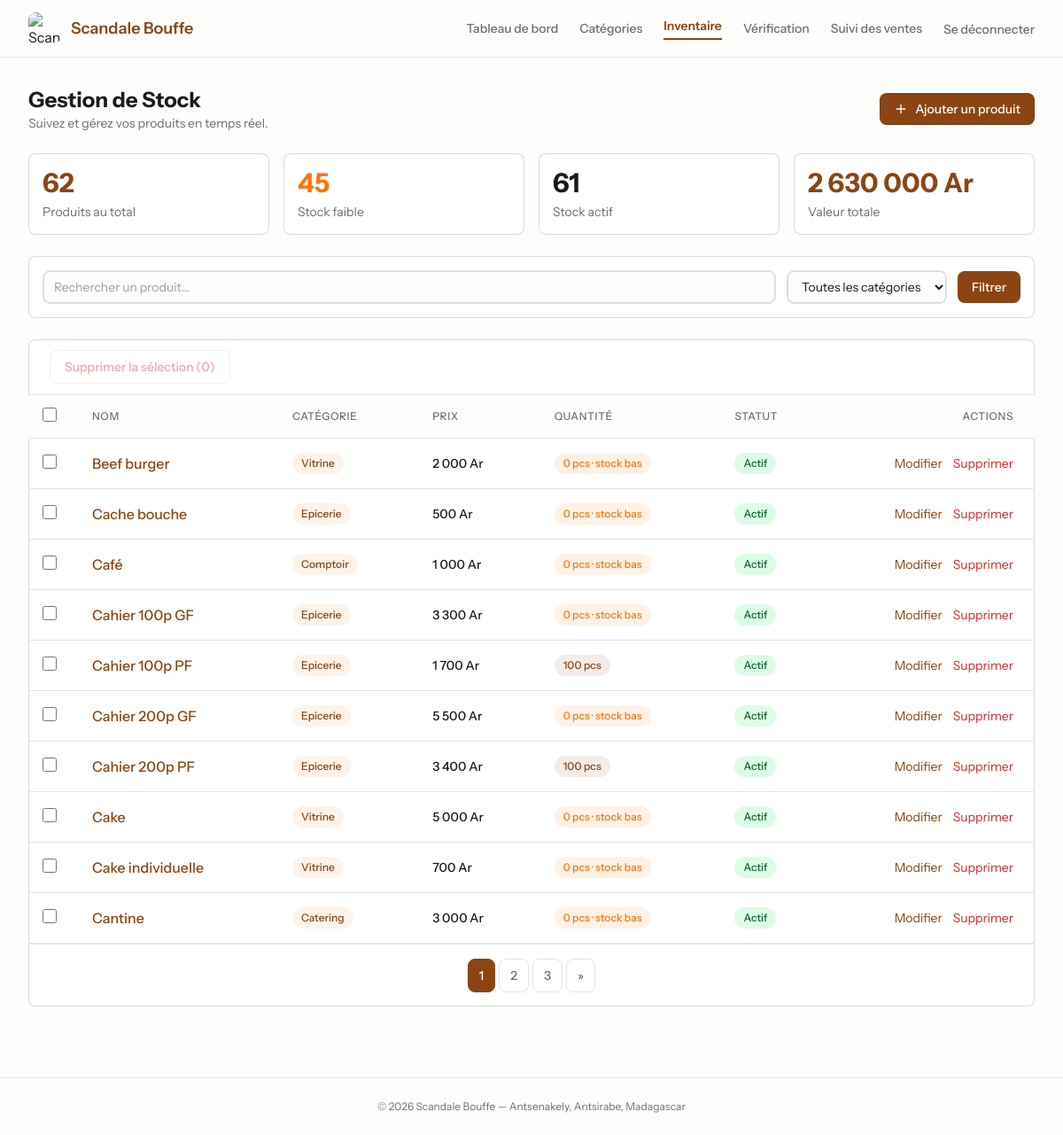
The page /inventory (signed in) on the database its author committed.
### tables this page shows
CREATE TABLE `products` (
  `id` bigint(20) unsigned NOT NULL AUTO_INCREMENT,
  `name` varchar(255) NOT NULL,
  `category_id` bigint(20) unsigned DEFAULT NULL,
  `description` text DEFAULT NULL,
  `price` decimal(10,2) NOT NULL,
  `quantity` int(11) NOT NULL DEFAULT 0,
  `min_stock` int(11) NOT NULL DEFAULT 5,
  `unit` varchar(255) NOT NULL DEFAULT 'pcs',
  `image` varchar(255) DEFAULT NULL,
  `active` tinyint(1) NOT NULL DEFAULT 1,
  `created_at` timestamp NULL DEFAULT NULL,
  `updated_at` timestamp NULL DEFAULT NULL,
  PRIMARY KEY (`id`),
  KEY `products_category_id_foreign` (`category_id`),
  CONSTRAINT `products_category_id_foreign` FOREIGN KEY (`category_id`) REFERENCES `categories` (`id`) ON DELETE SET NULL
);

CREATE TABLE `categories` (
  `id` bigint(20) unsigned NOT NULL AUTO_INCREMENT,
  `name` varchar(255) NOT NULL,
  `description` varchar(255) DEFAULT NULL,
  `created_at` timestamp NULL DEFAULT NULL,
  `updated_at` timestamp NULL DEFAULT NULL,
  PRIMARY KEY (`id`),
  UNIQUE KEY `categories_name_unique` (`name`)
);

### config/db.php (called while the page is built, shortened)
<?php
$dbHost = 'localhost';
$dbName = 'scandale_bouffe';
$dbUser = 'root';
$dbPass = '';
function url(string $path = ''): string {
    $base = BASE_URL === '' ? '' : BASE_URL . '/';
    return $base . ltrim($path, '/');
}
try {
    $pdo = new PDO(
        "mysql:host={$dbHost};dbname={$dbName};charset=utf8mb4",
        $dbUser,
        $dbPass,
        [
            PDO::ATTR_ERRMODE => PDO::ERRMODE_EXCEPTION,
            PDO::ATTR_DEFAULT_FETCH_MODE => PDO::FETCH_ASSOC,
        ]
    );
} catch (PDOException $e) {
    error_log("Erreur de connexion PDO : " . $e->getMessage());
    die("Impossible de se connecter à la base de données. Veuillez réessayer plus tard.");
}
function fetchAssoc(string $sql, array $params = []): array {
    global $pdo;
    $stmt = $pdo->prepare($sql);
    $stmt->execute($params);
    return $stmt->fetch() ?: [];
}
function fetchAllAssoc(string $sql, array $params = []): array {
    global $pdo;
    $stmt = $pdo->prepare($sql);
    $stmt->execute($params);
    return $stmt->fetchAll() ?: [];
}

### pages/inventory/index.php (the view, shortened to what this page needs)
<?php
$page = isset($_GET['page']) ? max(1, (int)$_GET['page']) : 1;
$perPage = 10;
$offset = ($page - 1) * $perPage;
$search = isset($_GET['search']) ? trim($_GET['search']) : '';
$categoryFilter = isset($_GET['category_id']) ? (int)$_GET['category_id'] : 0;
$where = 'WHERE 1=1';
$params = [];
$countRow = fetchAssoc("SELECT COUNT(*) AS cnt FROM products p $where", $params);
$totalItems = (int)($countRow['cnt'] ?? 0);
$totalPages = max(1, ceil($totalItems / $perPage));
$products = fetchAllAssoc(
    "SELECT p.*, c.name AS category_name FROM products p LEFT JOIN categories c ON c.id = p.category_id $where ORDER BY p.name ASC LIMIT $perPage OFFSET $offset",
    $params
);
$stats = fetchAssoc("SELECT COUNT(*) AS total, SUM(CASE WHEN quantity <= min_stock THEN 1 ELSE 0 END) AS low_stock, SUM(CASE WHEN active = 1 THEN 1 ELSE 0 END) AS active, COALESCE(SUM(CASE WHEN active = 1 THEN quantity * price ELSE 0 END), 0) AS total_value FROM products");
require __DIR__ . '/../layout.php';
?>
<div class="space-y-6">
    <header class="flex items-center justify-between">
        <div>
            <h1 class="text-2xl font-bold text-[#1b1b18] dark:text-[#FDFDFC]">Gestion de Stock</h1>
            <p class="text-sm text-[#706f6c] dark:text-[#A1A09A]">Suivez et gérez vos produits en temps réel.</p>
        </div>
        <a href="<?php echo url('inventory/create'); ?>"
           class="inline-flex items-center rounded-lg bg-[#8B4513] px-4 py-2 text-sm font-medium text-[#FDFDFC] shadow-[inset_0px_0px_0px_1px_rgba(26,26,0,0.16)] transition hover:bg-[#A0522D]">
            <svg class="me-2 h-4 w-4" fill="none" stroke="currentColor" viewBox="0 0 24 24">
                <path stroke-linecap="round" stroke-width="2" d="M12 5v14M5 12h14"/>
            </svg>
            Ajouter un produit
        </a>
    </header>
    <div class="grid grid-cols-4 gap-4">
        <div class="rounded-lg bg-white p-4 shadow-[inset_0px_0px_0px_1px_rgba(26,26,0,0.16)] dark:bg-[#161615]">
            <div class="text-3xl font-bold text-[#8B4513]"><?php echo (int)($stats['total'] ?? 0); ?></div>
            <div class="mt-1 text-sm text-[#706f6c] dark:text-[#A1A09A]">Produits au total</div>
        </div>
        <div class="rounded-lg bg-white p-4 shadow-[inset_0px_0px_0px_1px_rgba(26,26,0,0.16)] dark:bg-[#161615]">
            <div class="text-3xl font-bold text-[#FF750F]"><?php echo (int)($stats['low_stock'] ?? 0); ?></div>
            <div class="mt-1 text-sm text-[#706f6c] dark:text-[#A1A09A]">Stock faible</div>
        </div>
        <div class="rounded-lg bg-white p-4 shadow-[inset_0px_0px_0px_1px_rgba(26,26,0,0.16)] dark:bg-[#161615]">
            <div class="text-3xl font-bold text-[#1b1b18] dark:text-[#FDFDFC]"><?php echo (int)($stats['active'] ?? 0); ?></div>
            <div class="mt-1 text-sm text-[#706f6c] dark:text-[#A1A09A]">Stock actif</div>
        </div>
        <div class="rounded-lg bg-white p-4 shadow-[inset_0px_0px_0px_1px_rgba(26,26,0,0.16)] dark:bg-[#161615]">
            <div class="text-3xl font-bold text-[#8B4513]"><?php echo number_format((float)($stats['total_value'] ?? 0), 0, ',', ' '); ?> Ar</div>
            <div class="mt-1 text-sm text-[#706f6c] dark:text-[#A1A09A]">Valeur totale</div>
        </div>
    </div>
    <div class="rounded-lg bg-white p-4 shadow-[inset_0px_0px_0px_1px_rgba(26,26,0,0.16)] dark:bg-[#161615]">
        <form method="GET" action="<?php echo url('inventory'); ?>" class="flex flex-col gap-3 sm:flex-row sm:items-center">
            <input type="text" name="search" value="<?php echo htmlspecialchars($search); ?>" placeholder="Rechercher un produit…"
                   class="flex-1 rounded-lg border border-[#e3e3e0] bg-[#FDFDFC] px-3 py-2 text-sm text-[#1b1b18] shadow-[inset_0px_0px_0px_1px_rgba(26,26,0,0.16)] placeholder-[#A1A09A] focus:border-transparent focus:outline-none focus:ring-2 focus:ring-[#8B4513] dark:border-[#3E3E3A] dark:bg-[#0a0a0a] dark:text-[#FDFDFC]">
            <select name="category_id"
                    class="rounded-lg border border-[#e3e3e0] bg-[#FDFDFC] px-3 py-2 text-sm text-[#1b1b18] shadow-[inset_0px_0px_0px_1px_rgba(26,26,0,0.16)] focus:border-transparent focus:outline-none focus:ring-2 focus:ring-[#8B4513] dark:border-[#3E3E3A] dark:bg-[#0a0a0a] dark:text-[#FDFDFC]">
                <option value="0">Toutes les catégories</option>
            </select>
            <button type="submit"
                    class="inline-flex items-center justify-center rounded-lg bg-[#8B4513] px-4 py-2 text-sm font-medium text-[#FDFDFC] transition hover:bg-[#A0522D]">
                Filtrer
            </button>
        </form>
    </div>
    <div class="overflow-hidden rounded-lg bg-white shadow-[inset_0px_0px_0px_1px_rgba(26,26,0,0.16)] dark:bg-[#161615]">
        <?php if (empty($products)): ?>
            <div class="p-12 text-center">
                <p class="text-lg font-medium text-[#1b1b18] dark:text-[#FDFDFC]">Aucun produit en stock</p>
                <p class="mt-2 text-sm text-[#706f6c] dark:text-[#A1A09A]">
                    Commencez par ajouter votre premier produit.
                </p>
                <a href="<?php echo url('inventory/create'); ?>"
                   class="mt-6 inline-flex items-center rounded-lg bg-[#8B4513] px-4 py-2 text-sm font-medium text-[#FDFDFC] transition hover:bg-[#A0522D]">
                    Ajouter un produit
                </a>
            </div>
        <?php else: ?>
        <div class="flex items-center justify-between border-b border-[#e3e3e0] px-6 py-3 dark:border-[#3E3E3A]">
            <form method="POST" action="<?php echo url('inventory/bulk-destroy'); ?>" id="bulk-delete-form">
                <button type="submit" id="bulk-delete-btn" disabled
                        class="inline-flex items-center rounded-lg border border-red-200 px-4 py-2 text-sm font-medium text-red-600 transition hover:bg-red-50 disabled:cursor-not-allowed disabled:opacity-40 dark:border-red-900/30 dark:hover:bg-red-900/20">
                    Supprimer la sélection (<span id="selected-count">0</span>)
                </button>
            </form>
        </div>
        <div class="overflow-x-auto">
            <table class="min-w-full divide-y divide-[#e3e3e0] dark:divide-[#3E3E3A]">
                <thead class="bg-[#FDFDFC] dark:bg-[#1a1a1a]">
                    <tr>
                        <th class="w-12 px-4 py-3">
                            <input type="checkbox" id="select-all"
                                   class="h-4 w-4 rounded border-[#e3e3e0] text-[#8B4513] focus:ring-[#8B4513] dark:border-[#3E3E3A]">
                        </th>
                        <th class="px-6 py-3 text-left text-xs font-medium uppercase tracking-wider text-[#706f6c] dark:text-[#A1A09A]">Nom</th>
                        <th class="px-6 py-3 text-left text-xs font-medium uppercase tracking-wider text-[#706f6c] dark:text-[#A1A09A]">Catégorie</th>
                        <th class="px-6 py-3 text-left text-xs font-medium uppercase tracking-wider text-[#706f6c] dark:text-[#A1A09A]">Prix</th>
                        <th class="px-6 py-3 text-left text-xs font-medium uppercase tracking-wider text-[#706f6c] dark:text-[#A1A09A]">Quantité</th>
                        <th class="px-6 py-3 text-left text-xs font-medium uppercase tracking-wider text-[#706f6c] dark:text-[#A1A09A]">Statut</th>
                        <th class="px-6 py-3 text-right text-xs font-medium uppercase tracking-wider text-[#706f6c] dark:text-[#A1A09A]">Actions</th>
                    </tr>
                </thead>
                <tbody class="divide-y divide-[#e3e3e0] dark:divide-[#3E3E3A]">
                    <?php foreach ($products as $product): ?>
                    <tr class="transition hover:bg-[#FDFDFC] dark:hover:bg-[#1a1a1a]">
                        <td class="px-4 py-4">
                            <input type="checkbox" name="ids[]" value="<?php echo $product['id']; ?>"
                                   form="bulk-delete-form"
                                   class="row-checkbox h-4 w-4 rounded border-[#e3e3e0] text-[#8B4513] focus:ring-[#8B4513] dark:border-[#3E3E3A]">
                        </td>
                        <td class="px-6 py-4 font-medium text-[#1b1b18] dark:text-[#FDFDFC]">
                            <a href="<?php echo url('inventory/show?id=' . $product['id']); ?>" class="text-[#8B4513] hover:underline">
                                <?php echo htmlspecialchars($product['name']); ?>
                            </a>
                        </td>
                        <td class="px-6 py-4 text-sm">
                            <?php if ($product['category_name']): ?>
                                <span class="inline-flex items-center rounded-full bg-[#FDF3EA] px-2.5 py-1 text-xs font-medium text-[#8B4513] dark:bg-[#0a0a0a]">
                                    <?php echo htmlspecialchars($product['category_name']); ?>
                                </span>
                            <?php else: ?>
                                <span class="text-sm text-[#A1A09A]">—</span>
                            <?php endif; ?>
                        </td>
                        <td class="px-6 py-4 text-sm font-medium text-[#1b1b18] dark:text-[#FDFDFC]">
                            <?php echo number_format((float)$product['price'], 0, ',', ' '); ?> Ar
                        </td>
                        <td class="px-6 py-4 text-sm">
                            <?php if ((int)$product['quantity'] <= (int)$product['min_stock']): ?>
                                <span class="inline-flex items-center rounded-full bg-[#FF750F]/10 px-2.5 py-1 text-xs font-medium text-[#FF750F]">
                                    <?php echo (int)$product['quantity']; ?> <?php echo htmlspecialchars($product['unit']); ?> · stock bas
                                </span>
                            <?php else: ?>
                                <span class="inline-flex items-center rounded-full bg-[#8B4513]/10 px-2.5 py-1 text-xs font-medium text-[#8B4513]">
                                    <?php echo (int)$product['quantity']; ?> <?php echo htmlspecialchars($product['unit']); ?>
                                </span>
                            <?php endif; ?>
                        </td>
                        <td class="px-6 py-4 text-sm">
                            <span class="inline-flex items-center rounded-full px-2.5 py-1 text-xs font-medium <?php echo $product['active'] ? 'bg-green-100 text-green-800 dark:bg-green-900/30 dark:text-green-400' : 'bg-red-100 text-red-800 dark:bg-red-900/30 dark:text-red-400'; ?>">
                                <?php echo $product['active'] ? 'Actif' : 'Inactif'; ?>
                            </span>
                        </td>
                        <td class="px-6 py-4 text-right text-sm">
                            <div class="flex justify-end gap-3">
                                <a href="<?php echo url('inventory/edit?id=' . $product['id']); ?>" class="text-[#8B4513] hover:underline">Modifier</a>
                                <button type="button"
                                        onclick="openDeleteModal(<?php echo $product['id']; ?>, '<?php echo htmlspecialchars(addslashes($product['name'])); ?>')"
                                        class="text-red-600 hover:underline">Supprimer</button>
                            </div>
                        </td>
                    </tr>
                    <?php endforeach; ?>
                </tbody>
            </table>
        </div>
        <div class="border-t border-[#e3e3e0] px-6 py-4 dark:border-[#3E3E3A]">
            <?php if ($totalPages > 1): ?>
            <div class="flex items-center justify-center gap-1">
                <?php for ($i = max(1, $page - 2); $i <= min($totalPages, $page + 2); $i++): ?>
                    <?php if ($i === $page): ?>
                        <span class="px-3 py-2 rounded-lg text-sm font-medium border border-[#8B4513] bg-[#8B4513] text-[#FDFDFC]"><?php echo $i; ?></span>
                    <?php else: ?>
                        <a href="<?php echo url('inventory?page=' . $i . '&search=' . urlencode($search) . '&category_id=' . $categoryFilter); ?>" class="px-3 py-2 rounded-lg text-sm font-medium border border-[#e3e3e0] text-[#706f6c] dark:border-[#3E3E3A] dark:text-[#A1A09A] transition hover:bg-[#FDFDFC] dark:hover:bg-[#1a1a1a]"><?php echo $i; ?></a>
                    <?php endif; ?>
                <?php endfor; ?>
                <?php if ($page < $totalPages): ?>
                    <a href="<?php echo url('inventory?page=' . ($page + 1) . '&search=' . urlencode($search) . '&category_id=' . $categoryFilter); ?>" class="px-3 py-2 rounded-lg text-sm font-medium border border-[#e3e3e0] text-[#706f6c] dark:border-[#3E3E3A] dark:text-[#A1A09A] transition hover:bg-[#FDFDFC] dark:hover:bg-[#1a1a1a]">&raquo;</a>
                <?php endif; ?>
            </div>
            <?php endif; ?>
        </div>
        <?php endif; ?>
    </div>
</div>
<?php require __DIR__ . '/../layout_footer.php'; ?>

### css/styles.css (style rules this page uses)
:root { --primary: #8B4513; --light-bg: #FDFDFC; --dark-bg: #0a0a0a; --text: #1b1b18; --muted: #706f6c; --accent-orange: #FF750F; --border-light: #e3e3e0; --transition-fast: 0.2s ease; }
table th, table td { border-bottom: 1px solid var(--border-light); }

### rows shown on the page
products: name "Beef burger", category.name "Vitrine", price "2 000", quantity "0", unit "pcs", active "Actif"
products: name "Cache bouche", category.name "Epicerie", price "500", quantity "0", unit "pcs", active "Actif"
products: name "Café", category.name "Comptoir", price "1 000", quantity "0", unit "pcs", active "Actif"
products: name "Cahier 100p GF", category.name "Epicerie", price "3 300", quantity "0", unit "pcs", active "Actif"
products: name "Cahier 100p PF", category.name "Epicerie", price "1 700", quantity "100", unit "pcs", active "Actif"
products: name "Cahier 200p GF", category.name "Epicerie", price "5 500", quantity "0", unit "pcs", active "Actif"
products: name "Cahier 200p PF", category.name "Epicerie", price "3 400", quantity "100", unit "pcs", active "Actif"
products: name "Cake", category.name "Vitrine", price "5 000", quantity "0", unit "pcs", active "Actif"
products: name "Cake individuelle", category.name "Vitrine", price "700", quantity "0", unit "pcs", active "Actif"
products: name "Cantine", category.name "Catering", price "3 000", quantity "0", unit "pcs", active "Actif"

### other values the page prints
$stats['total'] "62"
$stats['low_stock'] "45"
$stats['active'] "61"
$stats['total_value'] "2 630 000"
